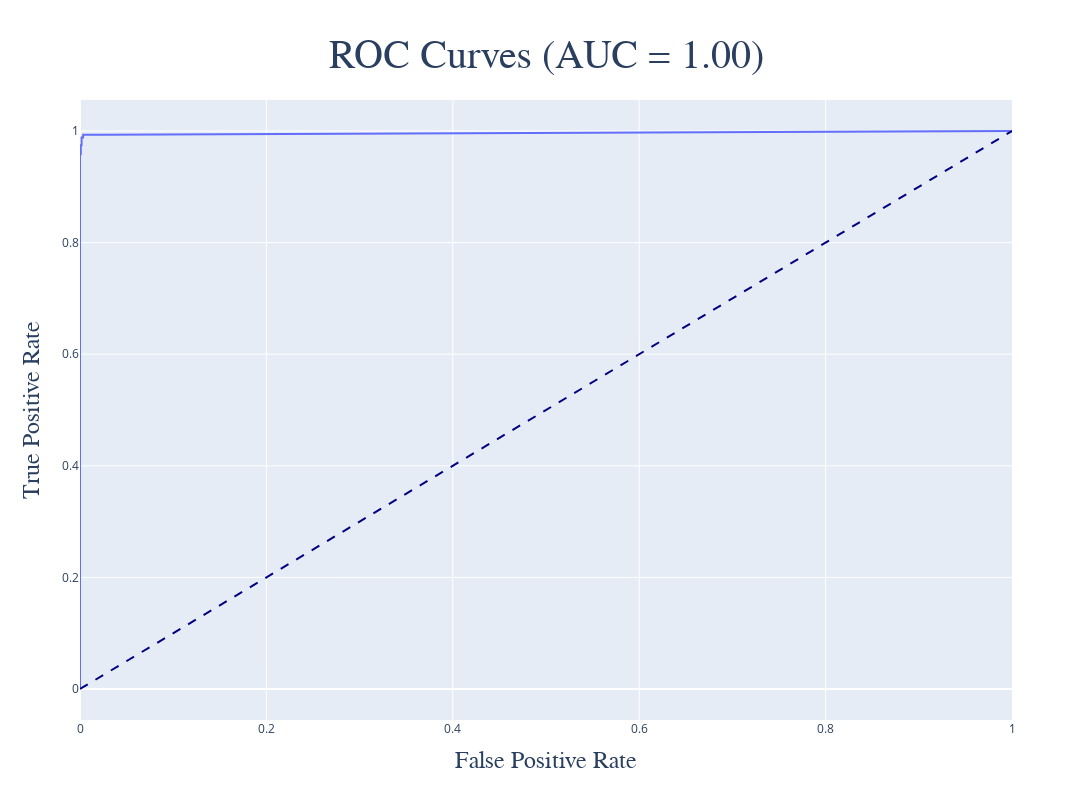

Notebook code cell kept with this figure:
### Markdown cell above
## Receiver Operating Characteristic Curve

### Code cell
import plotly.graph_objects as go
from sklearn.metrics import roc_curve, auc

fpr, tpr, _ = roc_curve(
    y_test, 
    model.predict_proba(x_test)[:, 1]
)

roc_auc = auc(fpr, tpr)

trace1 = go.Scatter(
    x = fpr, y = tpr, 
    mode = 'lines', 
    line = dict(width = 2),
)

trace2 = go.Scatter(
        x = [0, 1], y = [0, 1],
        mode = 'lines',
        line = dict(color = 'navy', width = 2, dash = 'dash'),
        showlegend = False
)

layout = go.Layout(
        title = {
            'text': 'ROC Curves (AUC = {:0.2f})'.format(roc_auc),
            'font': {
                'size': 40, 'family': 'Gulliver'
            }, 
            'x': 0.5, 'y': 0.95
        },
        xaxis = dict(
            title = {
                'text': 'False Positive Rate',
                'font': {
                    'size': 24, 'family': 'Gulliver'
                }
            }
        ),
        yaxis = dict(
            title = {
                'text': 'True Positive Rate',
                'font': {
                    'size': 24, 'family': 'Gulliver'
                }
            }
        ),
        width = 1200, height = 800,
        showlegend = False
)

fig = go.Figure(
    data = [trace1, trace2], 
    layout = layout
)

fig.show()

### Figure 1 — Plotly figure (JSON) as saved in the notebook; plotly's stock layout.template omitted (floating-point values rounded to 4 significant figures)
{"data": [{"line": {"width": 2}, "mode": "lines", "type": "scatter", "x": [0, 0, 0, 0.0008396, 0.0008396, 0.001679, 0.001679, 0.003359, 0.003359, 0.01008, 0.01175, 0.02435, 1], "y": [0, 0.9516, 0.9585, 0.9585, 0.9747, 0.9747, 0.9885, 0.9885, 0.9931, 0.9931, 0.9931, 0.9931, 1]}, {"line": {"color": "navy", "dash": "dash", "width": 2}, "mode": "lines", "showlegend": false, "type": "scatter", "x": [0, 1], "y": [0, 1]}], "layout": {"height": 800, "showlegend": false, "title": {"font": {"family": "Gulliver", "size": 40}, "text": "ROC Curves (AUC = 1.00)", "x": 0.5, "y": 0.95}, "width": 1200, "xaxis": {"title": {"font": {"family": "Gulliver", "size": 24}, "text": "False Positive Rate"}}, "yaxis": {"title": {"font": {"family": "Gulliver", "size": 24}, "text": "True Positive Rate"}}}}
